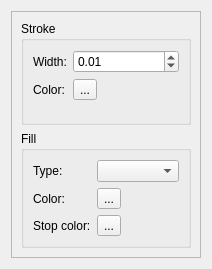
<?xml version="1.0" encoding="UTF-8"?>
<ui version="4.0">
 <class>ColorHandlerEditor</class>
 <widget class="QWidget" name="ColorHandlerEditor">
  <property name="geometry">
   <rect>
    <x>0</x>
    <y>0</y>
    <width>212</width>
    <height>269</height>
   </rect>
  </property>
  <layout class="QGridLayout" name="gridLayout">
   <item row="0" column="0">
    <widget class="QFrame" name="frame">
     <property name="frameShape">
      <enum>QFrame::StyledPanel</enum>
     </property>
     <property name="frameShadow">
      <enum>QFrame::Raised</enum>
     </property>
     <layout class="QGridLayout" name="gridLayout_2">
      <item row="0" column="0">
       <widget class="QGroupBox" name="groupBox">
        <property name="title">
         <string>Stroke</string>
        </property>
        <layout class="QFormLayout" name="formLayout">
         <item row="0" column="0">
          <widget class="QLabel" name="label">
           <property name="text">
            <string>Width:</string>
           </property>
          </widget>
         </item>
         <item row="0" column="1">
          <widget class="QDoubleSpinBox" name="sbWidth">
           <property name="wrapping">
            <bool>true</bool>
           </property>
           <property name="minimum">
            <double>0.010000000000000</double>
           </property>
           <property name="maximum">
            <double>10.000000000000000</double>
           </property>
          </widget>
         </item>
         <item row="1" column="0">
          <widget class="QLabel" name="label_2">
           <property name="text">
            <string>Color:</string>
           </property>
          </widget>
         </item>
         <item row="1" column="1">
          <widget class="ColorSelectorButton" name="btnColorStroke">
           <property name="text">
            <string>...</string>
           </property>
          </widget>
         </item>
        </layout>
       </widget>
      </item>
      <item row="1" column="0">
       <widget class="QGroupBox" name="groupBox_2">
        <property name="title">
         <string>Fill</string>
        </property>
        <layout class="QFormLayout" name="formLayout_2">
         <item row="0" column="0">
          <widget class="QLabel" name="label_3">
           <property name="text">
            <string>Type:</string>
           </property>
          </widget>
         </item>
         <item row="0" column="1">
          <widget class="QComboBox" name="cbFillType"/>
         </item>
         <item row="1" column="0">
          <widget class="QLabel" name="label_4">
           <property name="text">
            <string>Color:</string>
           </property>
          </widget>
         </item>
         <item row="1" column="1">
          <widget class="ColorSelectorButton" name="btnColor">
           <property name="text">
            <string>...</string>
           </property>
          </widget>
         </item>
         <item row="2" column="0">
          <widget class="QLabel" name="labelColorStop">
           <property name="text">
            <string>Stop color:</string>
           </property>
          </widget>
         </item>
         <item row="2" column="1">
          <widget class="ColorSelectorButton" name="btnColorStop">
           <property name="text">
            <string>...</string>
           </property>
          </widget>
         </item>
        </layout>
       </widget>
      </item>
     </layout>
    </widget>
   </item>
  </layout>
 </widget>
 <customwidgets>
  <customwidget>
   <class>ColorSelectorButton</class>
   <extends>QToolButton</extends>
   <header>tab_interface/colors/colorselectorbutton.h</header>
  </customwidget>
 </customwidgets>
 <resources/>
 <connections/>
</ui>
